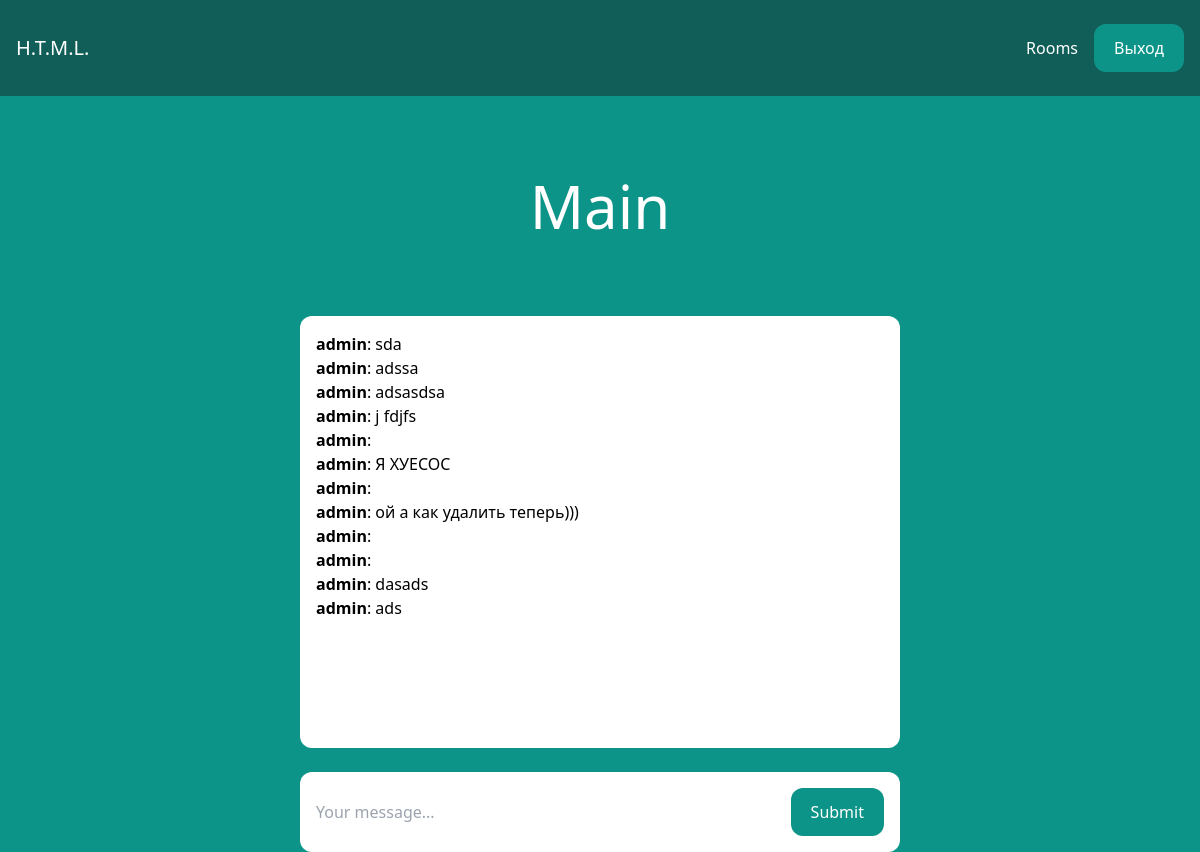
Page /rooms/main/ (signed in) on the earlier database version.
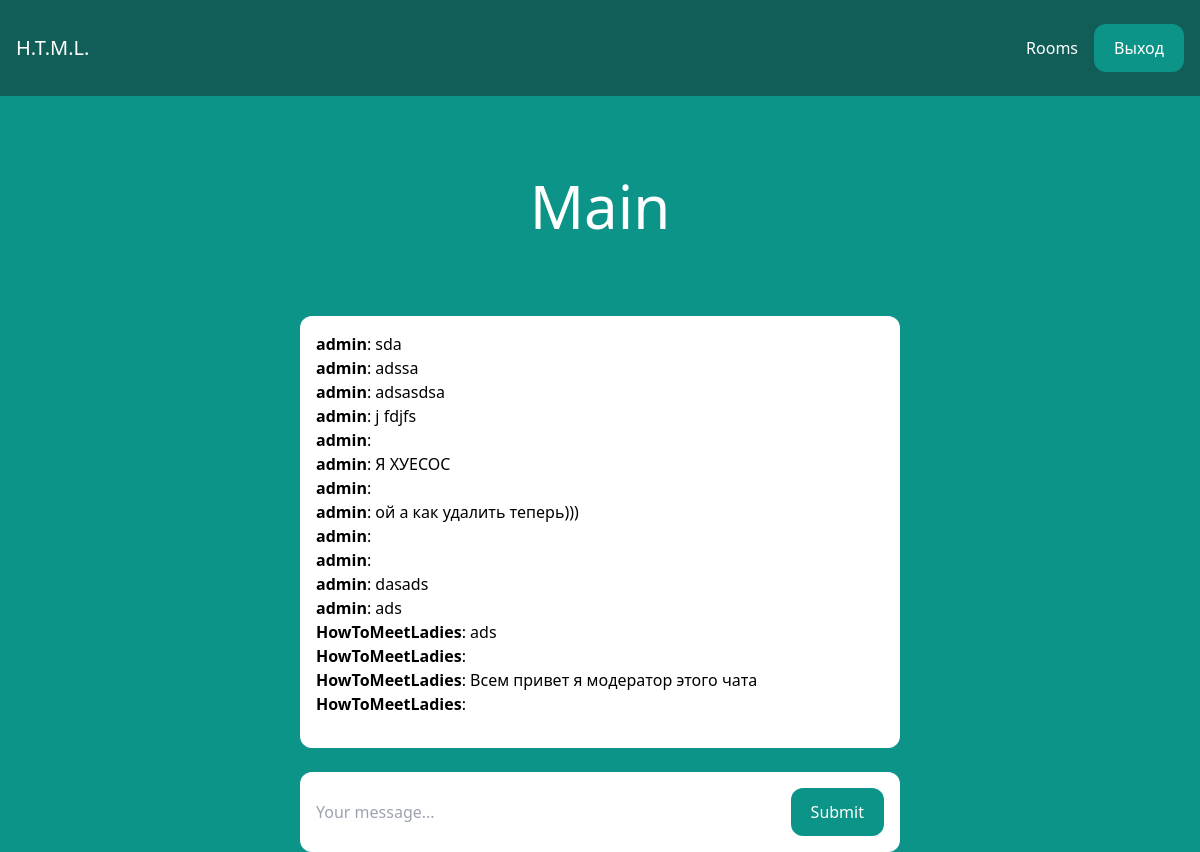
Same page on the later database version.
### room/models.py (models this page shows)
class Room(models.Model):
    name = models.CharField(max_length=255)
    slug = models.SlugField(unique=True)

class Message(models.Model):
    room = models.ForeignKey(Room, related_name='messages', on_delete=models.CASCADE)
    user = models.ForeignKey(User, related_name='messages', on_delete=models.CASCADE)
    content = models.TextField()
    date_added = models.DateTimeField(auto_now_add=True)
    class Meta:
        ordering = ('date_added',)

### room/views.py (the view)
# urls.py: path('rooms/', include('room.urls')),
@login_required
def room(request, slug):
    room = Room.objects.get(slug=slug)
    messages = Message.objects.filter(room=room)[0:25]
    return render(request, 'room/room.html', {'room': room, 'messages': messages})

### room/templates/room/room.html (shortened to what this page needs)
{% extends 'core/base.html' %}
{% block content %}
<div class="p-10 lg:p-20 text-center">
    <h1 class="text-3xl lg:text-6xl text-white">{{ room.name }}</h1>
</div>
<div class="lg:w-2/4 mx-4 lg:mx-auto p-4 bg-white rounded-xl">
    <div class="chat-messages space-y-3" id="chat-messages">
        {% for m in messages %}<b>{{ m.user.username }}</b>: {{ m.content }}<br>{% endfor %}
    </div>
</div>
<div class="lg:w-2/4 mt-6 mx-4 lg:mx-auto p-4 bg-white rounded-xl">
    <form method="post" action="." class="flex">
        <input type="text" name="content" class="flex-1 mr-3" placeholder="Your message..." id="chat-message-input">
        <button
            class="px-5 py-3 rounded-xl text-white bg-teal-600 hover:bg-teal-700"
            id="chat-message-submit"
        >Submit</button>
    </form>
</div>
{% endblock %}

### core/templates/core/base.html (shortened to what this page needs)
<!DOCTYPE html>
<html lang="en">
<head>
  <script src="https://cdn.tailwindcss.com"></script>
</head>
<body class="bg-teal-600">
  <nav class="flex items-center justify-between px-4 py-6 bg-teal-800">
    <div>
      <a href="/" class="text-xl text-white">H.T.M.L.</a>
    </div>
    <div class="flex items-center space-x-4">
      {% if request.user.is_authenticated %}
      <a href="/rooms/" class="text-white hover:text-gray-200">Rooms</a>
      <a href="/logout/" class="px-5 py-3 rounded-xl text-white bg-teal-600 hover:bg-teal-700">Выход</a>
      {% else %}
        <a href="/login/" class="text-white hover:text-gray-200">Войти</a>
        <a href="/signup/" class="px-5 py-3 rounded-xl text-white bg-teal-600 hover:bg-teal-700">Регистрация</a>
      {% endif %}
    </div>
  </nav>
  {% block content %}
  {% endblock %}
</body>
</html>

### core/templates/core/base.html (style rules this page uses)
.chat-messages { height: 400px; overflow-y: auto; }

Differences in the rows shown:
added Message: user.username "HowToMeetLadies", content "ads"
added Message: user.username "HowToMeetLadies"
added Message: user.username "HowToMeetLadies", content "Всем привет я модератор этого чата"
added Message: user.username "HowToMeetLadies"
